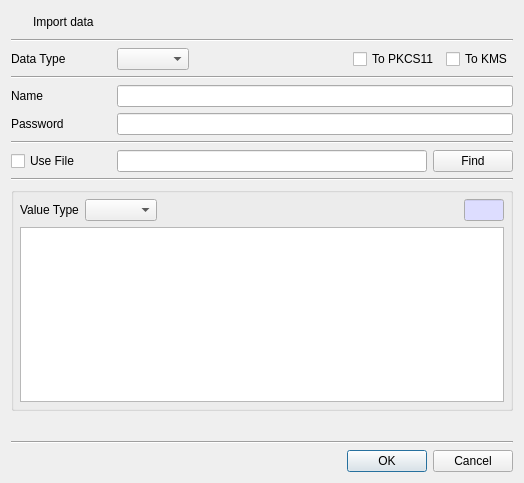
<?xml version="1.0" encoding="UTF-8"?>
<ui version="4.0">
 <class>ImportDlg</class>
 <widget class="QDialog" name="ImportDlg">
  <property name="geometry">
   <rect>
    <x>0</x>
    <y>0</y>
    <width>524</width>
    <height>483</height>
   </rect>
  </property>
  <property name="windowTitle">
   <string>Import data</string>
  </property>
  <layout class="QVBoxLayout" name="verticalLayout">
   <item>
    <layout class="QGridLayout" name="gridLayout_4">
     <property name="topMargin">
      <number>0</number>
     </property>
     <item row="0" column="1">
      <widget class="QLabel" name="mHeadLabel">
       <property name="text">
        <string>Import data</string>
       </property>
      </widget>
     </item>
     <item row="0" column="0">
      <widget class="QPushButton" name="pushButton">
       <property name="minimumSize">
        <size>
         <width>16</width>
         <height>0</height>
        </size>
       </property>
       <property name="maximumSize">
        <size>
         <width>16</width>
         <height>16777215</height>
        </size>
       </property>
       <property name="text">
        <string/>
       </property>
       <property name="icon">
        <iconset resource="certman.qrc">
         <normaloff>:/images/import.png</normaloff>:/images/import.png</iconset>
       </property>
       <property name="flat">
        <bool>true</bool>
       </property>
      </widget>
     </item>
    </layout>
   </item>
   <item>
    <widget class="Line" name="line_3">
     <property name="orientation">
      <enum>Qt::Horizontal</enum>
     </property>
    </widget>
   </item>
   <item>
    <layout class="QGridLayout" name="gridLayout">
     <property name="topMargin">
      <number>0</number>
     </property>
     <item row="0" column="3">
      <widget class="QCheckBox" name="mToPKCS11Check">
       <property name="text">
        <string>To PKCS11</string>
       </property>
      </widget>
     </item>
     <item row="0" column="0">
      <widget class="QLabel" name="label_2">
       <property name="minimumSize">
        <size>
         <width>100</width>
         <height>0</height>
        </size>
       </property>
       <property name="maximumSize">
        <size>
         <width>100</width>
         <height>16777215</height>
        </size>
       </property>
       <property name="text">
        <string>Data Type</string>
       </property>
      </widget>
     </item>
     <item row="0" column="4">
      <widget class="QCheckBox" name="mToKMSCheck">
       <property name="text">
        <string>To KMS</string>
       </property>
      </widget>
     </item>
     <item row="0" column="1">
      <widget class="QComboBox" name="mDataTypeCombo"/>
     </item>
     <item row="0" column="2">
      <spacer name="horizontalSpacer">
       <property name="orientation">
        <enum>Qt::Horizontal</enum>
       </property>
       <property name="sizeHint" stdset="0">
        <size>
         <width>40</width>
         <height>20</height>
        </size>
       </property>
      </spacer>
     </item>
    </layout>
   </item>
   <item>
    <widget class="Line" name="line">
     <property name="orientation">
      <enum>Qt::Horizontal</enum>
     </property>
    </widget>
   </item>
   <item>
    <layout class="QGridLayout" name="gridLayout_3">
     <item row="0" column="0">
      <widget class="QLabel" name="mNameLabel">
       <property name="minimumSize">
        <size>
         <width>100</width>
         <height>0</height>
        </size>
       </property>
       <property name="text">
        <string>Name</string>
       </property>
      </widget>
     </item>
     <item row="0" column="1">
      <widget class="QLineEdit" name="mNameText"/>
     </item>
    </layout>
   </item>
   <item>
    <layout class="QGridLayout" name="gridLayout_5">
     <item row="0" column="1">
      <widget class="QLineEdit" name="mPasswordText">
       <property name="echoMode">
        <enum>QLineEdit::Password</enum>
       </property>
      </widget>
     </item>
     <item row="0" column="0">
      <widget class="QLabel" name="mPasswordLabel">
       <property name="minimumSize">
        <size>
         <width>100</width>
         <height>0</height>
        </size>
       </property>
       <property name="text">
        <string>Password</string>
       </property>
      </widget>
     </item>
    </layout>
   </item>
   <item>
    <widget class="Line" name="line_4">
     <property name="orientation">
      <enum>Qt::Horizontal</enum>
     </property>
    </widget>
   </item>
   <item>
    <layout class="QGridLayout" name="gridLayout_2">
     <property name="topMargin">
      <number>0</number>
     </property>
     <item row="0" column="2">
      <widget class="QPushButton" name="mFindBtn">
       <property name="text">
        <string>Find</string>
       </property>
      </widget>
     </item>
     <item row="0" column="1">
      <widget class="QLineEdit" name="mPathText"/>
     </item>
     <item row="0" column="0">
      <widget class="QCheckBox" name="mUseFileCheck">
       <property name="minimumSize">
        <size>
         <width>100</width>
         <height>0</height>
        </size>
       </property>
       <property name="text">
        <string>Use File</string>
       </property>
      </widget>
     </item>
    </layout>
   </item>
   <item>
    <widget class="Line" name="line_5">
     <property name="orientation">
      <enum>Qt::Horizontal</enum>
     </property>
    </widget>
   </item>
   <item>
    <widget class="QGroupBox" name="mValueGroup">
     <property name="minimumSize">
      <size>
       <width>500</width>
       <height>0</height>
      </size>
     </property>
     <property name="title">
      <string/>
     </property>
     <layout class="QVBoxLayout" name="verticalLayout_2">
      <property name="spacing">
       <number>6</number>
      </property>
      <property name="leftMargin">
       <number>6</number>
      </property>
      <property name="topMargin">
       <number>6</number>
      </property>
      <property name="rightMargin">
       <number>6</number>
      </property>
      <property name="bottomMargin">
       <number>6</number>
      </property>
      <item>
       <layout class="QGridLayout" name="gridLayout_6">
        <property name="topMargin">
         <number>0</number>
        </property>
        <item row="0" column="3">
         <widget class="QLineEdit" name="mValueLenText">
          <property name="minimumSize">
           <size>
            <width>40</width>
            <height>0</height>
           </size>
          </property>
          <property name="maximumSize">
           <size>
            <width>40</width>
            <height>16777215</height>
           </size>
          </property>
          <property name="palette">
           <palette>
            <active>
             <colorrole role="Base">
              <brush brushstyle="SolidPattern">
               <color alpha="255">
                <red>221</red>
                <green>221</green>
                <blue>255</blue>
               </color>
              </brush>
             </colorrole>
            </active>
            <inactive>
             <colorrole role="Base">
              <brush brushstyle="SolidPattern">
               <color alpha="255">
                <red>221</red>
                <green>221</green>
                <blue>255</blue>
               </color>
              </brush>
             </colorrole>
            </inactive>
            <disabled/>
           </palette>
          </property>
          <property name="readOnly">
           <bool>true</bool>
          </property>
         </widget>
        </item>
        <item row="0" column="1">
         <widget class="QComboBox" name="mValueTypeCombo"/>
        </item>
        <item row="0" column="2">
         <spacer name="horizontalSpacer_3">
          <property name="orientation">
           <enum>Qt::Horizontal</enum>
          </property>
          <property name="sizeHint" stdset="0">
           <size>
            <width>40</width>
            <height>20</height>
           </size>
          </property>
         </spacer>
        </item>
        <item row="0" column="0">
         <widget class="QLabel" name="label_5">
          <property name="text">
           <string>Value Type</string>
          </property>
         </widget>
        </item>
       </layout>
      </item>
      <item>
       <widget class="QPlainTextEdit" name="mValueText">
        <property name="acceptDrops">
         <bool>false</bool>
        </property>
       </widget>
      </item>
     </layout>
    </widget>
   </item>
   <item>
    <spacer name="verticalSpacer">
     <property name="orientation">
      <enum>Qt::Vertical</enum>
     </property>
     <property name="sizeHint" stdset="0">
      <size>
       <width>20</width>
       <height>40</height>
      </size>
     </property>
    </spacer>
   </item>
   <item>
    <widget class="Line" name="line_2">
     <property name="minimumSize">
      <size>
       <width>400</width>
       <height>0</height>
      </size>
     </property>
     <property name="orientation">
      <enum>Qt::Horizontal</enum>
     </property>
    </widget>
   </item>
   <item>
    <widget class="QDialogButtonBox" name="buttonBox">
     <property name="orientation">
      <enum>Qt::Horizontal</enum>
     </property>
     <property name="standardButtons">
      <set>QDialogButtonBox::Cancel|QDialogButtonBox::Ok</set>
     </property>
    </widget>
   </item>
  </layout>
 </widget>
 <tabstops>
  <tabstop>mToPKCS11Check</tabstop>
  <tabstop>mToKMSCheck</tabstop>
  <tabstop>mNameText</tabstop>
  <tabstop>mPasswordText</tabstop>
  <tabstop>mUseFileCheck</tabstop>
  <tabstop>mPathText</tabstop>
  <tabstop>mFindBtn</tabstop>
  <tabstop>mValueTypeCombo</tabstop>
  <tabstop>mValueLenText</tabstop>
  <tabstop>mValueText</tabstop>
 </tabstops>
 <resources>
  <include location="certman.qrc"/>
 </resources>
 <connections>
  <connection>
   <sender>buttonBox</sender>
   <signal>accepted()</signal>
   <receiver>ImportDlg</receiver>
   <slot>accept()</slot>
   <hints>
    <hint type="sourcelabel">
     <x>248</x>
     <y>254</y>
    </hint>
    <hint type="destinationlabel">
     <x>157</x>
     <y>274</y>
    </hint>
   </hints>
  </connection>
  <connection>
   <sender>buttonBox</sender>
   <signal>rejected()</signal>
   <receiver>ImportDlg</receiver>
   <slot>reject()</slot>
   <hints>
    <hint type="sourcelabel">
     <x>316</x>
     <y>260</y>
    </hint>
    <hint type="destinationlabel">
     <x>286</x>
     <y>274</y>
    </hint>
   </hints>
  </connection>
 </connections>
</ui>
